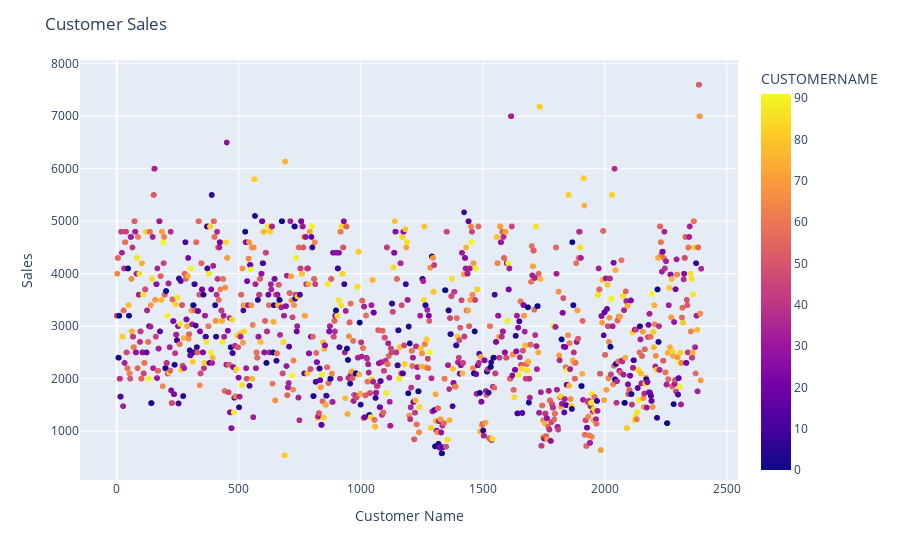

Notebook code for this chart:
### Markdown cell above
### Aykırı Değer Çıkarımı ile Test

### Code cell
import plotly.express as px

fig = px.scatter(
    df,
    x=df.index,
    y="SALES",
    color="CUSTOMERNAME"
)

fig.update_layout(title="Customer Sales", xaxis_title="Customer Name", yaxis_title="Sales")

fig.show()

### Figure 1 — Plotly figure (JSON) as saved in the notebook; plotly's stock layout.template omitted (floating-point values rounded to 4 significant figures; data arrays with more than 128 entries replaced by an {"elided": "..."} marker saying what was removed)
{"data": [{"hovertemplate": "index=%{x}<br>SALES=%{y}<br>CUSTOMERNAME=%{marker.color}<extra></extra>", "legendgroup": "", "marker": {"color": {"elided": "2396 int values"}, "coloraxis": "coloraxis", "symbol": "circle"}, "mode": "markers", "name": "", "showlegend": false, "type": "scattergl", "x": {"elided": "2396 int values"}, "xaxis": "x", "y": {"elided": "2396 float values"}, "yaxis": "y"}], "layout": {"coloraxis": {"colorbar": {"title": {"text": "CUSTOMERNAME"}}, "colorscale": [[0, "#0d0887"], [0.1111, "#46039f"], [0.2222, "#7201a8"], [0.3333, "#9c179e"], [0.4444, "#bd3786"], [0.5556, "#d8576b"], [0.6667, "#ed7953"], [0.7778, "#fb9f3a"], [0.8889, "#fdca26"], [1, "#f0f921"]]}, "legend": {"tracegroupgap": 0}, "margin": {"t": 60}, "title": {"text": "Customer Sales"}, "xaxis": {"anchor": "y", "domain": [0, 1], "title": {"text": "Customer Name"}}, "yaxis": {"anchor": "x", "domain": [0, 1], "title": {"text": "Sales"}}}}
